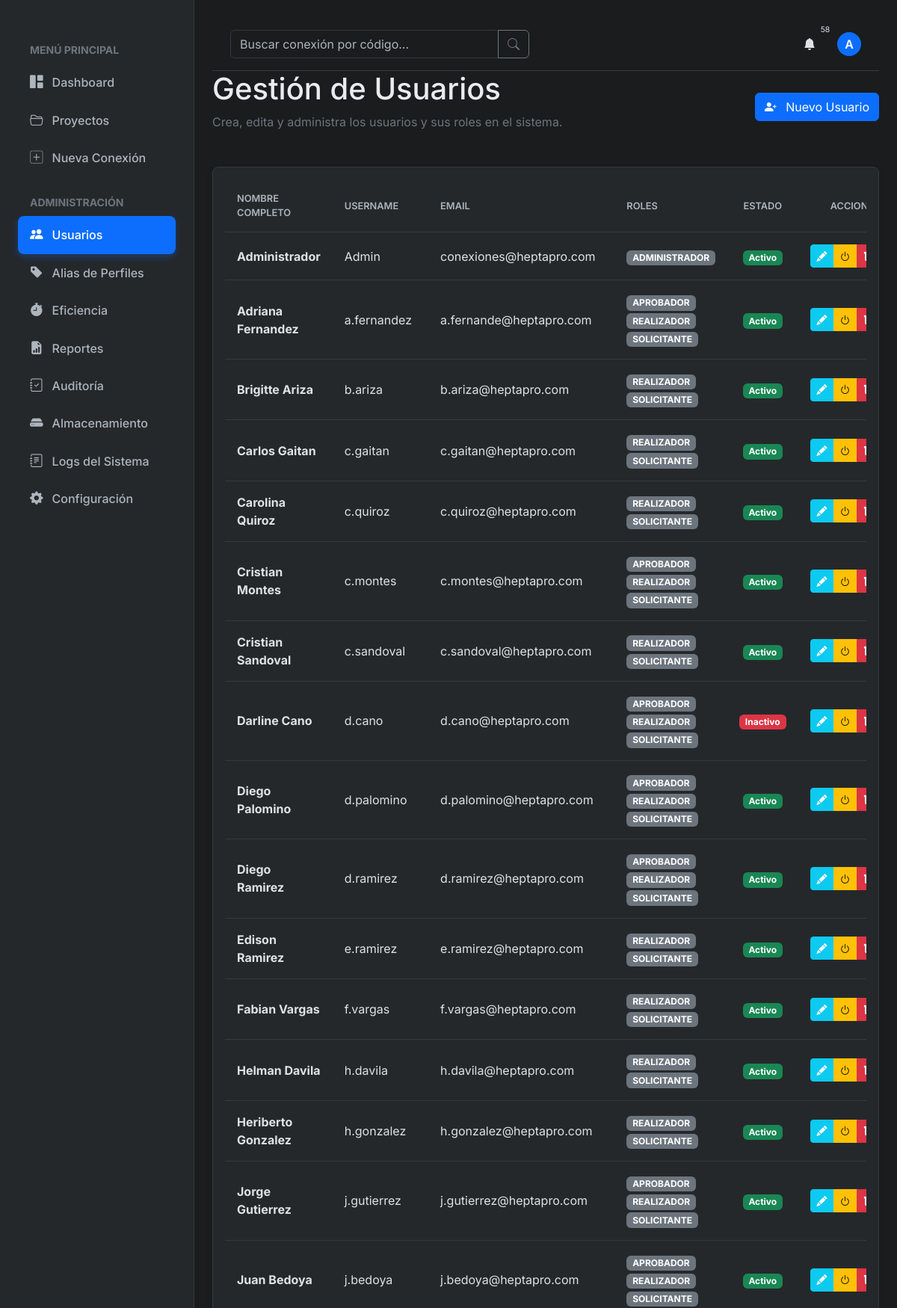
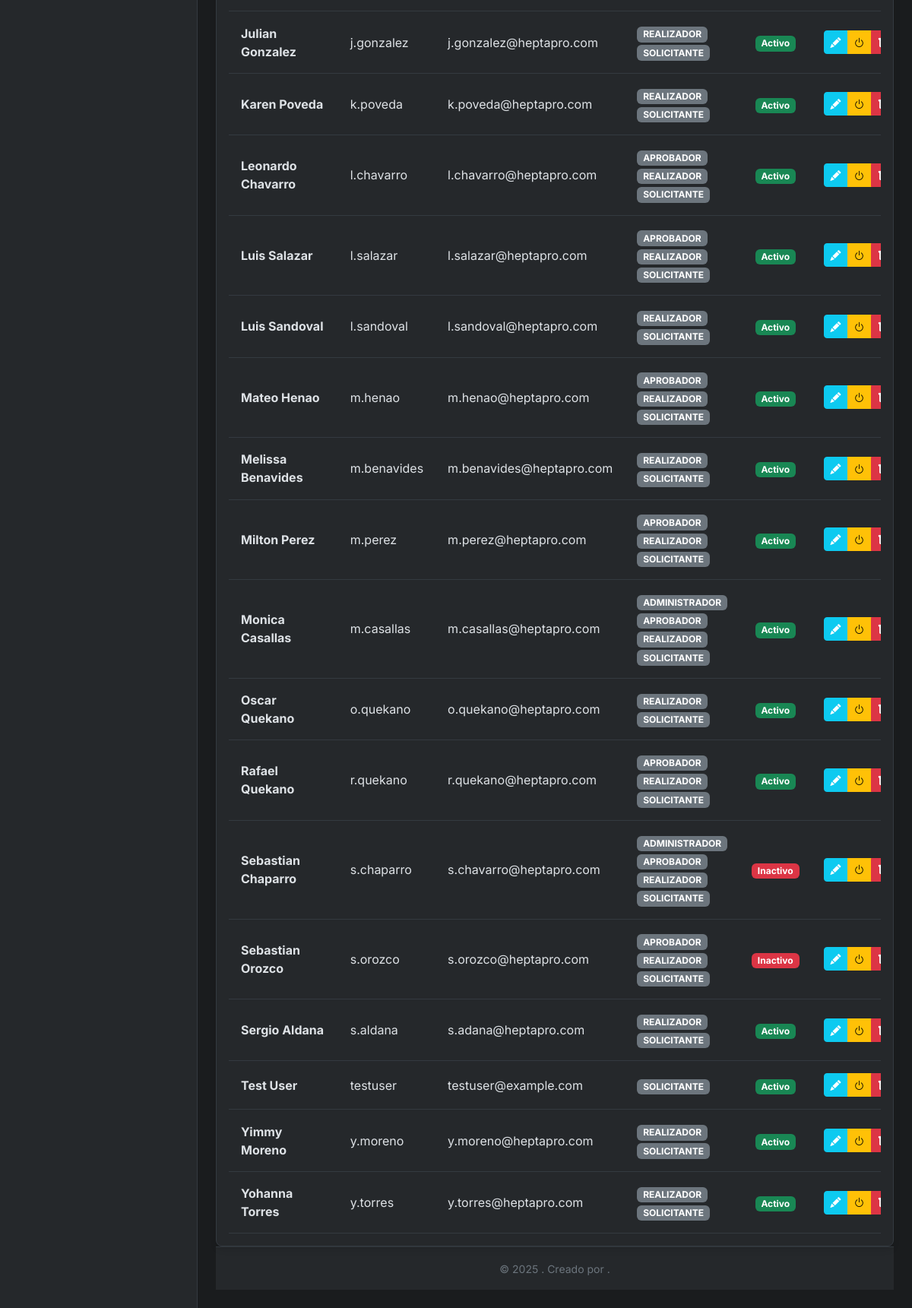
Screenshot of /admin/usuarios (signed in) with the database file from the repository (2 pictures, top to bottom).
### tables this page shows
CREATE TABLE usuarios (
  id INTEGER PRIMARY KEY AUTOINCREMENT,      -- Identificador único para cada usuario.
  username TEXT NOT NULL UNIQUE,             -- Nombre de usuario para el login, debe ser único.
  nombre_completo TEXT NOT NULL,             -- Nombre completo del usuario para mostrar en la interfaz.
  email TEXT NOT NULL UNIQUE,                -- Correo electrónico, debe ser único.
  password_hash TEXT NOT NULL,               -- Contraseña hasheada para almacenamiento seguro.
  activo BOOLEAN NOT NULL DEFAULT 1,         -- Indica si la cuenta está activa (1) o desactivada (0).
  fecha_creacion TIMESTAMP NOT NULL DEFAULT CURRENT_TIMESTAMP -- Fecha y hora de creación de la cuenta.
);

### routes/admin.py (the view)
@admin_bp.route('/usuarios')
@roles_required('ADMINISTRADOR')
def listar_usuarios():
    db = get_db()
    usuarios = db.execute("""
        SELECT
            u.id, u.username, u.nombre_completo, u.email, u.activo,
            GROUP_CONCAT(r.nombre, ', ') as roles
        FROM usuarios u
        LEFT JOIN usuario_roles ur ON u.id = ur.usuario_id
        LEFT JOIN roles r ON ur.rol_id = r.id
        GROUP BY u.id
        ORDER BY u.nombre_completo
    """).fetchall()
    log_action('VER_USUARIOS', g.user['id'], 'usuarios', None, "Visualizó la lista de usuarios.")
    return render_template('admin/usuarios.html', usuarios=usuarios, titulo="Gestión de Usuarios")

### db.py (called while the page is built)
def convert_timestamp(val):
    return datetime.datetime.fromisoformat(val.decode())

def get_db():
    if 'db' not in g:
        g.db = sqlite3.connect(
            current_app.config['DATABASE'],
            detect_types=sqlite3.PARSE_DECLTYPES,
            timeout=10 # Timeout de 10 segundos para evitar bloqueos largos
        )
        g.db.row_factory = sqlite3.Row
        g.db.execute("PRAGMA foreign_keys = ON;")
        g.db.execute("PRAGMA journal_mode=WAL;")
    return g.db

def log_action(accion, usuario_id, tipo_objeto, objeto_id, detalles=None):
    db = get_db()
    try:
        db.execute(
            'INSERT INTO auditoria_acciones (usuario_id, accion, tipo_objeto, objeto_id, detalles) VALUES (?, ?, ?, ?, ?)',
            (usuario_id, accion, tipo_objeto, objeto_id, detalles)
        )
        db.commit()
    except Exception as e:
        current_app.logger.error(f"Error al registrar acción de auditoría: {accion} por {usuario_id} - {e}")

### routes/__init__.py (called while the page is built)
def roles_required(*roles):
    def wrapper(f):
        @wraps(f)
        def decorated_function(*args, **kwargs):
            if g.user is None:
                flash("Debes iniciar sesión para acceder a esta página.", "warning")
                return redirect(url_for('auth.login', next=request.url))
            user_roles = set(session.get('user_roles', []))
            required_roles = set(roles)
            if required_roles.isdisjoint(user_roles):
                abort(403)
            return f(*args, **kwargs)
        return decorated_function
    return wrapper

### templates/admin/usuarios.html (shortened to what this page needs)
{% extends "base.html" %}
{% block content %}
<div class="page-header">
    <div>
        <h1>Gestión de Usuarios</h1>
        <p class="text-secondary">Crea, edita y administra los usuarios y sus roles en el sistema.</p>
    </div>
    <div class="page-header-actions">
        <a href="{{ url_for('admin.nuevo_usuario') }}" class="btn btn-primary">
            <i class="bi bi-person-plus-fill me-2"></i> Nuevo Usuario
        </a>
    </div>
</div>
<div class="card">
    <div class="card-body">
        <div class="table-responsive">
            <table class="data-table table-hover">
                <thead>
                    <tr>
                        <th>Nombre Completo</th>
                        <th>Username</th>
                        <th>Email</th>
                        <th>Roles</th>
                        <th class="text-center">Estado</th>
                        <th class="text-end">Acciones</th>
                    </tr>
                </thead>
                <tbody>
                    {% for usuario in usuarios %}
                    <tr>
                        <td><strong>{{ usuario.nombre_completo|e }}</strong></td>
                        <td>{{ usuario.username|e }}</td>
                        <td>{{ usuario.email|e }}</td>
                        <td>
                            {% if usuario.roles %}
                                {% for rol in usuario.roles.split(',') %}
                                    <span class="badge bg-secondary">{{ rol.strip() }}</span>
                                {% endfor %}
                            {% else %}
                                <span class="badge bg-light text-dark">Sin roles</span>
                            {% endif %}
                        </td>
                        <td class="text-center">
                            {% if usuario.activo %}
                                <span class="badge bg-success">Activo</span>
                            {% else %}
                                <span class="badge bg-danger">Inactivo</span>
                            {% endif %}
                        </td>
                        <td class="text-end">
                            <div class="btn-group" role="group" aria-label="Acciones de usuario">
                                <a href="{{ url_for('admin.editar_usuario', usuario_id=usuario.id) }}" class="btn btn-sm btn-info text-white" title="Editar Usuario">
                                    <i class="bi bi-pencil-fill"></i>
                                </a>
                                <button type="button" class="btn btn-sm btn-warning"
                                        data-bs-toggle="modal"
                                        data-bs-target="#confirmToggleModal"
                                        data-form-action="{{ url_for('admin.toggle_activo', usuario_id=usuario.id) }}"
                                        data-user-name="{{ usuario.nombre_completo|e }}"
                                        data-action-text="{{ 'Desactivar' if usuario.activo else 'Activar' }}"
                                        title="{{ 'Desactivar' if usuario.activo else 'Activar' }} Usuario">
                                    <i class="bi bi-power"></i>
                                </button>
                                <button type="button" class="btn btn-sm btn-danger"
                                        data-bs-toggle="modal"
                                        data-bs-target="#confirmDeleteModal"
                                        data-form-action="{{ url_for('admin.eliminar_usuario', usuario_id=usuario.id) }}"
                                        data-item-name="{{ usuario.nombre_completo|e }}"
                                        title="Eliminar Usuario">
                                    <i class="bi bi-trash-fill"></i>
                                </button>
                            </div>
                        </td>
                    </tr>
                    {% endfor %}
                </tbody>
            </table>
        </div>
    </div>
</div>
{% endblock %}

### templates/base.html (shortened to what this page needs)
<!DOCTYPE html>
<html lang="es" data-bs-theme="{{ theme }}">
<head>
    <link href="https://cdn.jsdelivr.net/npm/bootstrap-icons@1.11.3/font/bootstrap-icons.min.css" rel="stylesheet">
    <link href="https://cdn.jsdelivr.net/npm/bootstrap@5.3.3/dist/css/bootstrap.min.css" rel="stylesheet">
    <link rel="stylesheet" href="{{ url_for('static', filename='css/style.css') }}">
</head>
<body >
    <div class="app-container">
        <aside class="sidebar" id="sidebar">
            <nav class="sidebar-nav">
                <ul>
                    <li class="text-secondary text-uppercase small fw-bold px-3 mb-2">Menú Principal</li>
                    <li><a href="{{ url_for('main.dashboard') }}" class="{{ 'active' if 'main.dashboard' == request.endpoint }}"><i class="bi bi-grid-1x2-fill"></i> Dashboard</a></li>
                    <li><a href="{{ url_for('proyectos.listar_proyectos') }}" class="{{ 'active' if request.blueprint == 'proyectos' }}"><i class="bi bi-folder2-open"></i> Proyectos</a></li>
                    <li><a href="{{ url_for('main.catalogo') }}" class="{{ 'active' if 'main.catalogo' == request.endpoint or 'conexiones.crear_conexion_form' == request.endpoint }}"><i class="bi bi-plus-square-dotted"></i> Nueva Conexión</a></li>
                </ul>
                {% set user_roles = session.get('user_roles', []) %}
                {% set is_admin = 'ADMINISTRADOR' in user_roles %}
                {% set can_view_general_admin = is_admin or 'APROBADOR' in user_roles or 'REALIZADOR' in user_roles or 'SOLICITANTE' in user_roles %}
                {% if is_admin or can_view_general_admin %}
                <ul class="mt-4">
                    <li class="text-secondary text-uppercase small fw-bold px-3 mb-2">Administración</li>
                    {% if is_admin %}
                    <li><a href="{{ url_for('admin.listar_usuarios') }}" class="{{ 'active' if 'usuario' in request.endpoint or 'permisos' in request.endpoint }}"><i class="bi bi-people-fill"></i> Usuarios</a></li>
                    {% endif %}
                    {% if can_view_general_admin %}
                    <li><a href="{{ url_for('admin.gestionar_alias') }}" class="{{ 'active' if 'alias' in request.endpoint }}"><i class="bi bi-tag-fill"></i> Alias de Perfiles</a></li>
                    {% endif %}
                    {% if is_admin %}
                    <li><a href="{{ url_for('admin.eficiencia') }}" class="{{ 'active' if 'eficiencia' in request.endpoint }}"><i class="bi bi-stopwatch-fill"></i> Eficiencia</a></li>
                    {% endif %}
                    {% if can_view_general_admin %}
                    <li><a href="{{ url_for('admin.listar_reportes') }}" class="{{ 'active' if request.endpoint in ['admin.listar_reportes', 'admin.nuevo_reporte', 'admin.editar_reporte'] }}"><i class="bi bi-file-earmark-bar-graph-fill"></i> Reportes</a></li>
                    {% endif %}
                    {% if is_admin %}
                    <li><a href="{{ url_for('admin.ver_auditoria') }}" class=" {{ 'active' if 'auditoria' in request.endpoint }}"><i class="bi bi-journal-check"></i> Auditoría</a></li>
                    {% endif %}
                    {% if can_view_general_admin %}
                    <li><a href="{{ url_for('admin.storage_management') }}" class="{{ 'active' if 'storage' in request.endpoint }}"><i class="bi bi-hdd-fill"></i> Almacenamiento</a></li>
                    {% endif %}
                    {% if is_admin %}
                    <li><a href="{{ url_for('admin.logs') }}" class="{{ 'active' if 'logs' in request.endpoint }}"><i class="bi bi-journal-text"></i> Logs del Sistema</a></li>
                    <li><a href="{{ url_for('admin.configuracion') }}" class="{{ 'active' if 'configuracion' in request.endpoint }}"><i class="bi bi-gear-fill"></i> Configuración</a></li>
                    {% endif %}
                </ul>
                {% endif %}
            </nav>
        </aside>
        <main class="main-content">
            <header class="main-header">
                <form action="{{ url_for('main.buscar') }}" method="get" class="search-form">
                    <div class="input-group">
                        <input type="search" name="q" class="form-control" placeholder="Buscar conexión por código..." value="{{ request.args.get('q', '') }}">
                        <button class="btn btn-outline-secondary" type="submit" aria-label="Buscar"><i class="bi bi-search"></i></button>
                    </div>
                </form>
                <div class="header-actions">
                    <div class="dropdown">
                        <button class="btn btn-icon" type="button" id="notification-bell" data-bs-toggle="dropdown" aria-expanded="false" aria-label="Notificaciones">
                            <i class="bi bi-bell-fill"></i>
                            {% if g.user and g.notifications|length > 0 %}
                            <span class="notification-badge">{{ g.notifications|length }}</span>
                            {% endif %}
                        </button>
                    </div>
                    <div class="dropdown">
                        <a href="#" class="d-flex align-items-center text-decoration-none" id="dropdownUser" data-bs-toggle="dropdown" aria-expanded="false" aria-label="Menú de usuario">
                            <div class="avatar-placeholder-sm">{{ g.user.nombre_completo[0]|upper if g.user else '?' }}</div>
                        </a>
                    </div>
                </div>
            </header>
            <div class="content-wrapper">
                {% block content %}{% endblock %}
            </div>
            <footer class="main-footer mt-auto py-3 text-center text-secondary">
                <div class="container">
                    <small>&copy; {{ datetime.now().year }} {{ g.nombre_empresa|e }}. Creado por {{ g.creador|e }}.</small>
                </div>
            </footer>
        </main>
    </div>
</body>
</html>

### static/css/style.css (style rules this page uses)
:root { --font-family-base: 'Inter', sans-serif; --border-radius: 0.5rem; --transition-speed: 0.3s; --bg-color: #1a1c1e; --bg-color-light: #25282b; --border-color: #343a40; --text-color: #e9ecef; --text-color-muted: #adb5bd; --accent-color: #0d6efd; --accent-color-rgb: 13, 110, 253; }
body { font-family: var(--font-family-base); background-color: var(--bg-color); color: var(--text-color); transition: background-color var(--transition-speed), color var(--transition-speed); }
a { color: var(--accent-color); text-decoration: none; transition: color var(--transition-speed); }
.card { background-color: var(--bg-color-light); border: 1px solid var(--border-color); border-radius: var(--border-radius); box-shadow: 0 4px 8px rgba(0,0,0,0.1); }
.form-control, .form-select { background-color: var(--bg-color); border-color: var(--border-color); color: var(--text-color); }
.form-control::placeholder { color: var(--text-color-muted); }
.app-container { display: grid; grid-template-columns: 260px 1fr; grid-template-rows: auto 1fr; grid-template-areas: "sidebar header" "sidebar main"; height: 100vh; width: 100vw; }
.main-content { grid-area: main; overflow-y: auto; padding: 1.5rem; display: flex; flex-direction: column; }
.content-wrapper { flex-grow: 1; }
.page-header { display: flex; justify-content: space-between; align-items: center; margin-bottom: 2rem; flex-wrap: wrap; }
.page-header-actions .btn { margin-left: 0.5rem; }
.main-footer { padding: 1rem; background-color: var(--bg-color-light); border-top: 1px solid var(--border-color); margin-top: 2rem; }
.sidebar { grid-area: sidebar; background-color: var(--bg-color-light); border-right: 1px solid var(--border-color); padding: 1.5rem; display: flex; flex-direction: column; transition: left var(--transition-speed); }
.sidebar-nav { margin-top: 2rem; }
.sidebar-nav ul { list-style: none; padding-left: 0; margin-bottom: 0; }
.sidebar-nav a { display: flex; align-items: center; padding: 0.75rem 1rem; border-radius: var(--border-radius); color: var(--text-color-muted); font-weight: 500; transition: background-color var(--transition-speed), color var(--transition-speed); }
.sidebar-nav a.active { background-color: var(--accent-color); color: #fff; box-shadow: 0 4px 10px rgba(var(--accent-color-rgb), 0.3); }
.sidebar-nav a i { margin-right: 0.75rem; font-size: 1.1rem; }
.main-header { grid-area: header; padding: 1rem 1.5rem; border-bottom: 1px solid var(--border-color); display: flex; align-items: center; justify-content: space-between; }
.search-form { width: 100%; max-width: 400px; }
.header-actions { display: flex; align-items: center; gap: 1rem; }
.avatar-placeholder-sm { width: 32px; height: 32px; border-radius: 50%; background-color: var(--accent-color); color: #fff; display: flex; align-items: center; justify-content: center; font-weight: 600; }
.notification-badge { position: absolute; top: 0; right: 0; transform: translate(50%, -50%); font-size: 0.65rem; padding: 0.2em 0.5em; }
.data-table { width: 100%; border-collapse: collapse; }
.data-table th, .data-table td { padding: 1rem; border-bottom: 1px solid var(--border-color); vertical-align: middle; }
.data-table thead th { font-weight: 600; text-align: left; color: var(--text-color-muted); text-transform: uppercase; font-size: 0.8rem; }

### rows the page displays
usuarios: user "A", nombre_completo "Administrador", username "Admin", email "conexiones@heptapro.com", strip "ADMINISTRADOR", activo "Activo"
usuarios: nombre_completo "Adriana Fernandez", username "a.fernandez", email "a.fernande@heptapro.com", strip "APROBADOR" "REALIZADOR" "SOLICITANTE", activo "Activo"
usuarios: nombre_completo "Brigitte Ariza", username "b.ariza", email "b.ariza@heptapro.com", strip "REALIZADOR" "SOLICITANTE", activo "Activo"
usuarios: nombre_completo "Carlos Gaitan", username "c.gaitan", email "c.gaitan@heptapro.com", strip "REALIZADOR" "SOLICITANTE", activo "Activo"
usuarios: nombre_completo "Carolina Quiroz", username "c.quiroz", email "c.quiroz@heptapro.com", strip "REALIZADOR" "SOLICITANTE", activo "Activo"
usuarios: nombre_completo "Cristian Montes", username "c.montes", email "c.montes@heptapro.com", strip "APROBADOR" "REALIZADOR" "SOLICITANTE", activo "Activo"
usuarios: nombre_completo "Cristian Sandoval", username "c.sandoval", email "c.sandoval@heptapro.com", strip "REALIZADOR" "SOLICITANTE", activo "Activo"
usuarios: nombre_completo "Darline Cano", username "d.cano", email "d.cano@heptapro.com", strip "APROBADOR" "REALIZADOR" "SOLICITANTE", activo "Inactivo"
usuarios: nombre_completo "Diego Palomino", username "d.palomino", email "d.palomino@heptapro.com", strip "APROBADOR" "REALIZADOR" "SOLICITANTE", activo "Activo"
usuarios: nombre_completo "Diego Ramirez", username "d.ramirez", email "d.ramirez@heptapro.com", strip "APROBADOR" "REALIZADOR" "SOLICITANTE", activo "Activo"
usuarios: nombre_completo "Edison Ramirez", username "e.ramirez", email "e.ramirez@heptapro.com", strip "REALIZADOR" "SOLICITANTE", activo "Activo"
usuarios: nombre_completo "Fabian Vargas", username "f.vargas", email "f.vargas@heptapro.com", strip "REALIZADOR" "SOLICITANTE", activo "Activo"
usuarios: nombre_completo "Helman Davila", username "h.davila", email "h.davila@heptapro.com", strip "REALIZADOR" "SOLICITANTE", activo "Activo"
usuarios: nombre_completo "Heriberto Gonzalez", username "h.gonzalez", email "h.gonzalez@heptapro.com", strip "REALIZADOR" "SOLICITANTE", activo "Activo"
usuarios: nombre_completo "Jorge Gutierrez", username "j.gutierrez", email "j.gutierrez@heptapro.com", strip "APROBADOR" "REALIZADOR" "SOLICITANTE", activo "Activo"
usuarios: nombre_completo "Juan Bedoya", username "j.bedoya", email "j.bedoya@heptapro.com", strip "APROBADOR" "REALIZADOR" "SOLICITANTE", activo "Activo"
usuarios: nombre_completo "Julian Gonzalez", username "j.gonzalez", email "j.gonzalez@heptapro.com", strip "REALIZADOR" "SOLICITANTE", activo "Activo"
usuarios: nombre_completo "Karen Poveda", username "k.poveda", email "k.poveda@heptapro.com", strip "REALIZADOR" "SOLICITANTE", activo "Activo"
usuarios: nombre_completo "Leonardo Chavarro", username "l.chavarro", email "l.chavarro@heptapro.com", strip "APROBADOR" "REALIZADOR" "SOLICITANTE", activo "Activo"
usuarios: nombre_completo "Luis Salazar", username "l.salazar", email "l.salazar@heptapro.com", strip "APROBADOR" "REALIZADOR" "SOLICITANTE", activo "Activo"
usuarios: nombre_completo "Luis Sandoval", username "l.sandoval", email "l.sandoval@heptapro.com", strip "REALIZADOR" "SOLICITANTE", activo "Activo"
usuarios: nombre_completo "Mateo Henao", username "m.henao", email "m.henao@heptapro.com", strip "APROBADOR" "REALIZADOR" "SOLICITANTE", activo "Activo"
usuarios: nombre_completo "Melissa Benavides", username "m.benavides", email "m.benavides@heptapro.com", strip "REALIZADOR" "SOLICITANTE", activo "Activo"
usuarios: nombre_completo "Milton Perez", username "m.perez", email "m.perez@heptapro.com", strip "APROBADOR" "REALIZADOR" "SOLICITANTE", activo "Activo"
usuarios: nombre_completo "Monica Casallas", username "m.casallas", email "m.casallas@heptapro.com", strip "ADMINISTRADOR" "APROBADOR" "REALIZADOR" "SOLICITANTE", activo "Activo"
usuarios: nombre_completo "Oscar Quekano", username "o.quekano", email "o.quekano@heptapro.com", strip "REALIZADOR" "SOLICITANTE", activo "Activo"
usuarios: nombre_completo "Rafael Quekano", username "r.quekano", email "r.quekano@heptapro.com", strip "APROBADOR" "REALIZADOR" "SOLICITANTE", activo "Activo"
usuarios: nombre_completo "Sebastian Chaparro", username "s.chaparro", email "s.chavarro@heptapro.com", strip "ADMINISTRADOR" "APROBADOR" "REALIZADOR" "SOLICITANTE", activo "Inactivo"
usuarios: nombre_completo "Sebastian Orozco", username "s.orozco", email "s.orozco@heptapro.com", strip "APROBADOR" "REALIZADOR" "SOLICITANTE", activo "Inactivo"
usuarios: nombre_completo "Sergio Aldana", username "s.aldana", email "s.adana@heptapro.com", strip "REALIZADOR" "SOLICITANTE", activo "Activo"
usuarios: nombre_completo "Test User", username "testuser", email "testuser@example.com", strip "SOLICITANTE", activo "Activo"
usuarios: nombre_completo "Yimmy Moreno", username "y.moreno", email "y.moreno@heptapro.com", strip "REALIZADOR" "SOLICITANTE", activo "Activo"
usuarios: nombre_completo "Yohanna Torres", username "y.torres", email "y.torres@heptapro.com", strip "REALIZADOR" "SOLICITANTE", activo "Activo"

### other values shown
{{ g.notifications|length }} "58"
